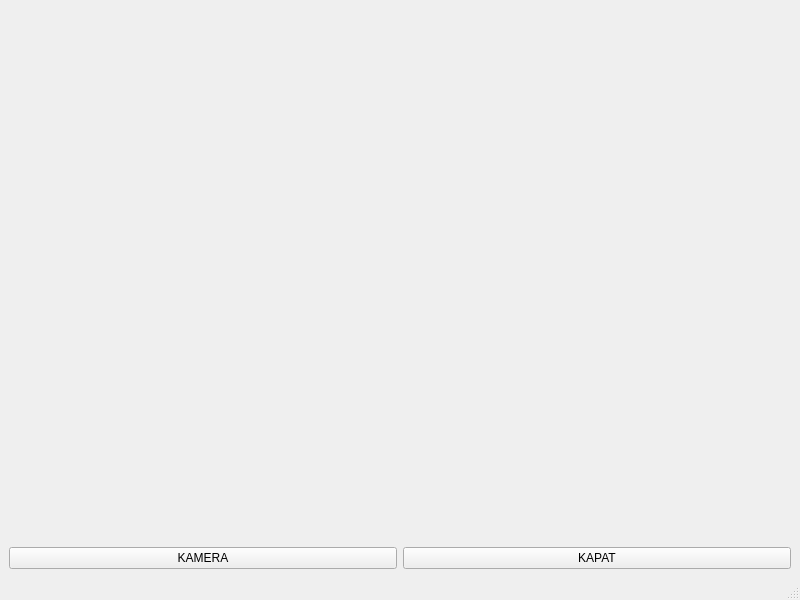
<?xml version="1.0" encoding="UTF-8"?>
<ui version="4.0">
 <class>MainWindow</class>
 <widget class="QMainWindow" name="MainWindow">
  <property name="geometry">
   <rect>
    <x>0</x>
    <y>0</y>
    <width>800</width>
    <height>600</height>
   </rect>
  </property>
  <property name="windowTitle">
   <string>MainWindow</string>
  </property>
  <widget class="QWidget" name="centralwidget">
   <layout class="QGridLayout" name="gridLayout">
    <item row="1" column="0">
     <widget class="QPushButton" name="kamera_Ac">
      <property name="text">
       <string>KAMERA</string>
      </property>
     </widget>
    </item>
    <item row="1" column="1">
     <widget class="QPushButton" name="kamera_Kapat">
      <property name="autoFillBackground">
       <bool>false</bool>
      </property>
      <property name="text">
       <string>KAPAT</string>
      </property>
     </widget>
    </item>
    <item row="0" column="0" colspan="2">
     <widget class="QLabel" name="label">
      <property name="autoFillBackground">
       <bool>true</bool>
      </property>
      <property name="text">
       <string/>
      </property>
     </widget>
    </item>
   </layout>
  </widget>
  <widget class="QMenuBar" name="menubar">
   <property name="geometry">
    <rect>
     <x>0</x>
     <y>0</y>
     <width>800</width>
     <height>21</height>
    </rect>
   </property>
  </widget>
  <widget class="QStatusBar" name="statusbar"/>
 </widget>
 <resources/>
 <connections/>
</ui>
